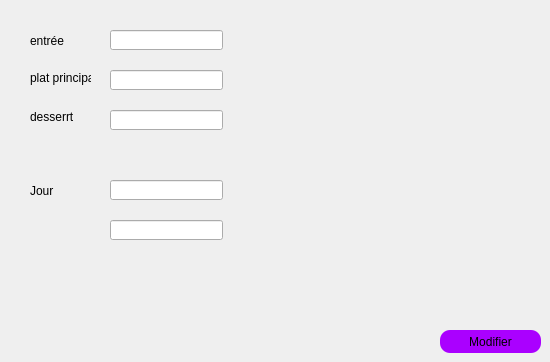
        <widget class="QWidget" name="tab_18">
         <attribute name="title">
          <string>Modifier un menu</string>
         </attribute>
         <widget class="QPushButton" name="pushButton_modifier_5">
          <property name="geometry">
           <rect>
            <x>440</x>
            <y>330</y>
            <width>101</width>
            <height>23</height>
           </rect>
          </property>
          <property name="styleSheet">
           <string notr="true">border-radius: 10px;
border-color: rgb(0, 0, 0);
background-color: rgb(170, 0, 255);</string>
          </property>
          <property name="text">
           <string>Modifier</string>
          </property>
         </widget>
         <widget class="QLabel" name="Jour_2">
          <property name="geometry">
           <rect>
            <x>30</x>
            <y>180</y>
            <width>71</width>
            <height>21</height>
           </rect>
          </property>
          <property name="text">
           <string>Jour</string>
          </property>
         </widget>
         <widget class="QLineEdit" name="entree_label_2">
          <property name="geometry">
           <rect>
            <x>110</x>
            <y>30</y>
            <width>113</width>
            <height>20</height>
           </rect>
          </property>
         </widget>
         <widget class="QLineEdit" name="dessert_label_2">
          <property name="geometry">
           <rect>
            <x>110</x>
            <y>110</y>
            <width>113</width>
            <height>20</height>
           </rect>
          </property>
         </widget>
         <widget class="QLineEdit" name="Jour_label_2">
          <property name="geometry">
           <rect>
            <x>110</x>
            <y>180</y>
            <width>113</width>
            <height>20</height>
           </rect>
          </property>
         </widget>
         <widget class="QLabel" name="entree_2">
          <property name="geometry">
           <rect>
            <x>30</x>
            <y>30</y>
            <width>71</width>
            <height>21</height>
           </rect>
          </property>
          <property name="text">
           <string>entrée</string>
          </property>
         </widget>
         <widget class="QLabel" name="plat_2">
          <property name="geometry">
           <rect>
            <x>30</x>
            <y>70</y>
            <width>61</width>
            <height>16</height>
           </rect>
          </property>
          <property name="text">
           <string>plat principal</string>
          </property>
         </widget>
         <widget class="QLabel" name="dessert_2">
          <property name="geometry">
           <rect>
            <x>30</x>
            <y>110</y>
            <width>47</width>
            <height>14</height>
           </rect>
          </property>
          <property name="text">
           <string>desserrt</string>
          </property>
         </widget>
         <widget class="QLineEdit" name="plat_label_2">
          <property name="geometry">
           <rect>
            <x>110</x>
            <y>70</y>
            <width>113</width>
            <height>20</height>
           </rect>
          </property>
         </widget>
         <widget class="QLineEdit" name="id_label_2">
          <property name="geometry">
           <rect>
            <x>110</x>
            <y>220</y>
            <width>113</width>
            <height>20</height>
           </rect>
          </property>
         </widget>
        </widget>
